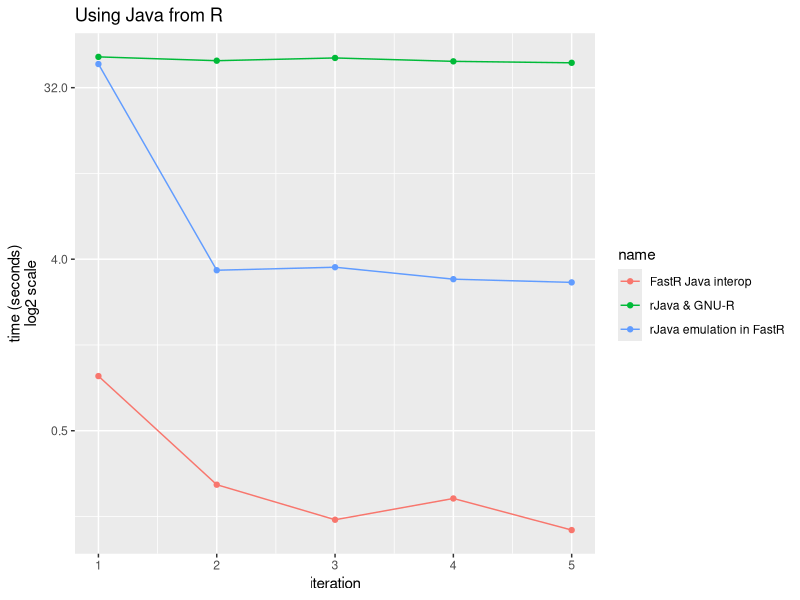

This chart was generated by the following R code:
library(ggplot2)
results <- data.frame(
    name = c(rep('rJava & GNU-R', 5), rep('rJava emulation in FastR', 5), rep('FastR Java interop', 5)),
    iteration = c(1:5, 1:5, 1:5),
    time = c(46.48, 44.38, 45.88, 44.03, 43.26,
             42.62, 3.50, 3.63, 3.14, 3.02, 
             0.97, 0.26, 0.17, 0.22, 0.15))
png("results.png", width=480, height=300)
print(ggplot(aes(x = iteration, y = time, color = name), data = results) + 
 geom_point() + 
 geom_line() + 
 ggtitle("Using Java from R") + 
 ylab("time (seconds)\nlog2 scale") + 
 scale_y_continuous(trans='log2'))
dev.off()
